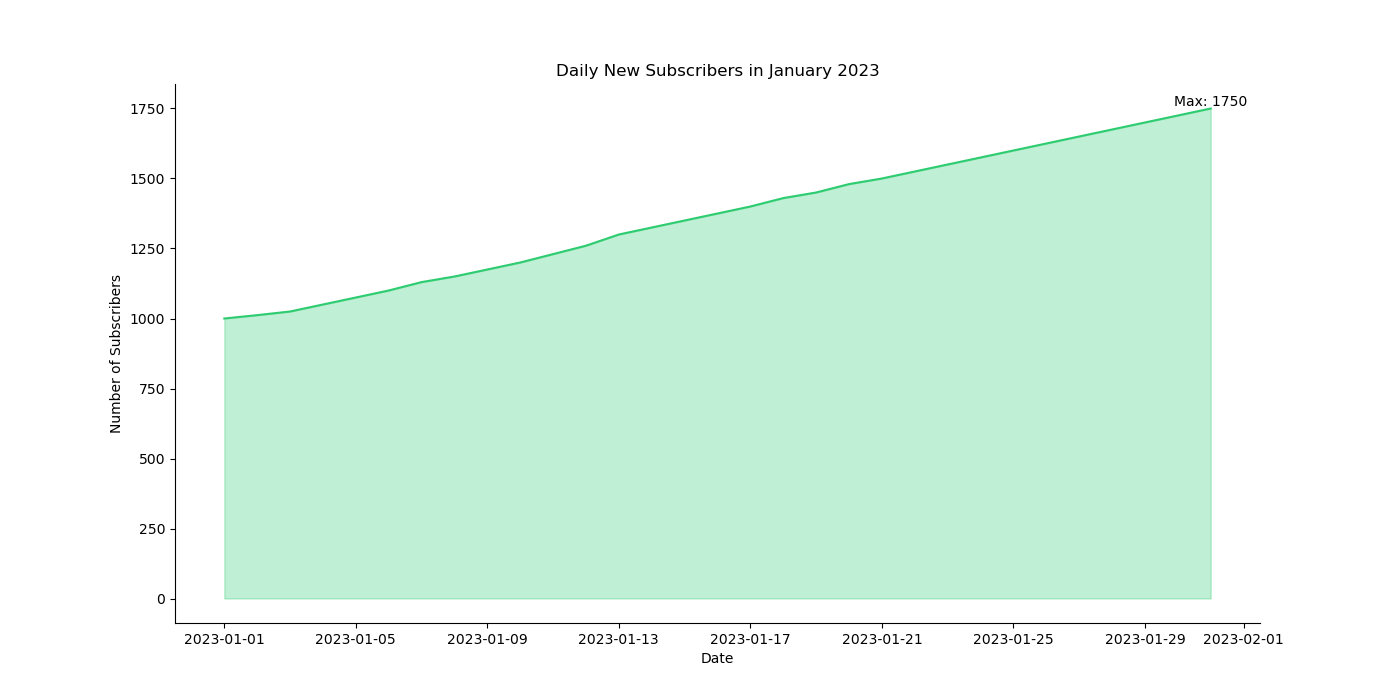

Generate this figure with Python:
import seaborn as sns
import pandas as pd
import matplotlib.pyplot as plt

# Create a DataFrame from the provided data table
data = {
    'Date': pd.date_range(start='2023-01-01', end='2023-01-31'),
    'Subscribers': [
        1000, 1012, 1025, 1050, 1075, 1100, 1130, 1150, 1175, 1200,
        1230, 1260, 1300, 1325, 1350, 1375, 1400, 1430, 1450, 1480,
        1500, 1525, 1550, 1575, 1600, 1625, 1650, 1675, 1700, 1725,
        1750
    ]
}
df = pd.DataFrame(data)

# Resize the plot
plt.figure(figsize=(14, 7))

# Create an area plot
sns.lineplot(data=df, x='Date', y='Subscribers', color="#2ecc71")
plt.fill_between(df['Date'], df['Subscribers'], color="#2ecc71", alpha=0.3)

# Annotating the highest point
max_subscribers = df['Subscribers'].max()
max_date = df.loc[df['Subscribers'].idxmax(), 'Date']
plt.annotate(f'Max: {max_subscribers}', xy=(max_date, max_subscribers),
             xytext=(max_date, max_subscribers + 50), textcoords='data',
             arrowprops=dict(facecolor='#333333', shrink=0.05),
             horizontalalignment='center', verticalalignment='top')

# Change the appearance of the plot
plt.title('Daily New Subscribers in January 2023')
plt.xlabel('Date')
plt.ylabel('Number of Subscribers')
sns.despine()
plt.show()
